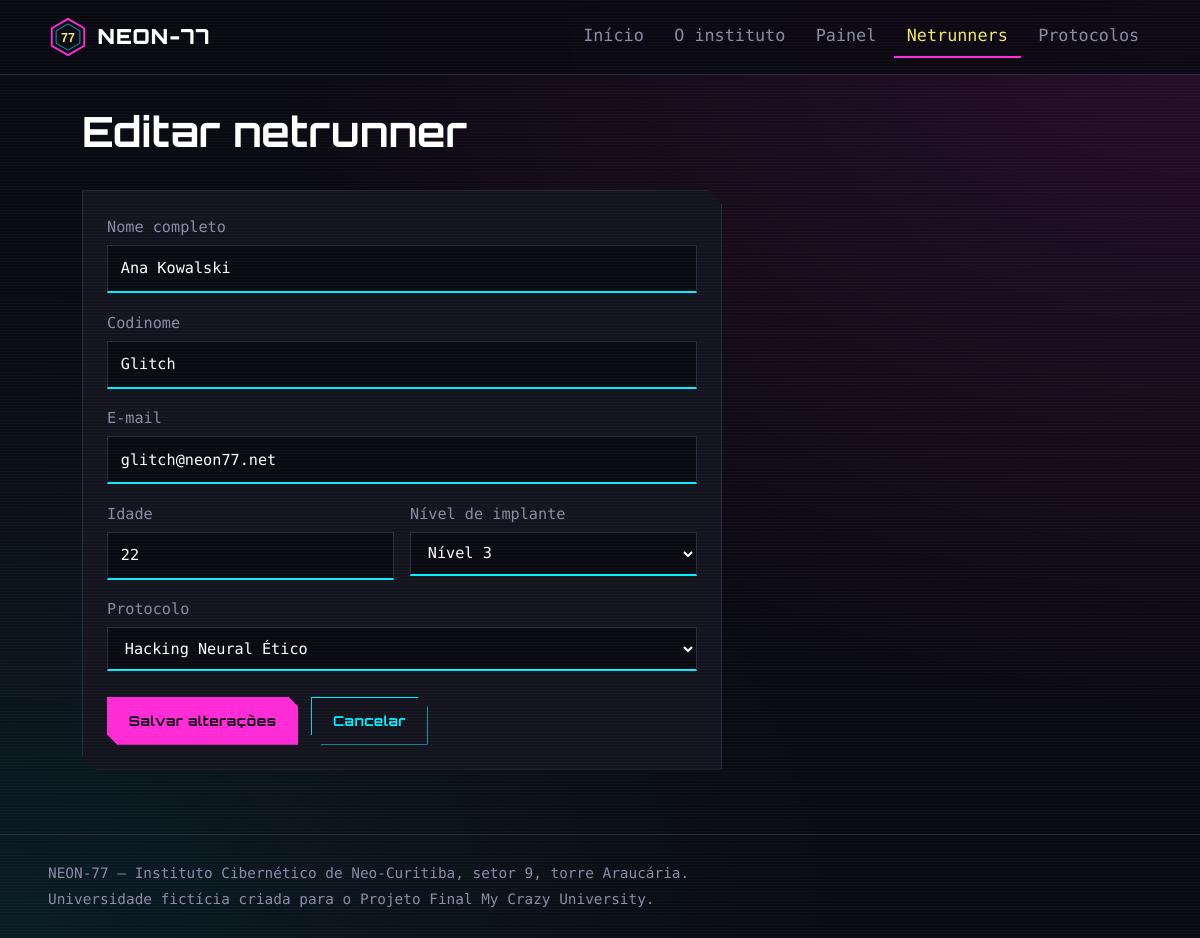
The app's page /netrunners/editar.php?id=1 with its own data.
### tables this page shows
CREATE TABLE netrunners (
    id INT AUTO_INCREMENT PRIMARY KEY,
    nome VARCHAR(100) NOT NULL,
    codinome VARCHAR(50) NOT NULL,
    email VARCHAR(150) NOT NULL UNIQUE,
    idade INT NOT NULL,
    nivel_implante TINYINT NOT NULL,
    protocolo_id INT NOT NULL,
    criado_em DATETIME DEFAULT CURRENT_TIMESTAMP,
    CONSTRAINT fk_netrunner_protocolo FOREIGN KEY (protocolo_id)
        REFERENCES protocolos(id) ON UPDATE CASCADE ON DELETE RESTRICT
);

CREATE TABLE protocolos (
    id INT AUTO_INCREMENT PRIMARY KEY,
    nome VARCHAR(100) NOT NULL,
    descricao TEXT NOT NULL,
    duracao_ciclos INT NOT NULL,
    mentor VARCHAR(100) NOT NULL,
    criado_em DATETIME DEFAULT CURRENT_TIMESTAMP
);

### includes/funcoes.php (called while the page is built, shortened)
<?php
function h($valor): string
{
    return htmlspecialchars((string) $valor, ENT_QUOTES, 'UTF-8');
}
function id_valido($valor): ?int
{
    $id = filter_var($valor, FILTER_VALIDATE_INT, ['options' => ['min_range' => 1]]);
    return $id === false ? null : $id;
}

### netrunners/form.php (the view, shortened to what this page needs)
<form class="painel formulario" method="post" action="<?= h($acaoFormulario) ?>" novalidate>
    <label>
        Nome completo
        <input type="text" name="nome" maxlength="100" required value="<?= h($dados['nome']) ?>">
    </label>
    <label>
        Codinome
        <input type="text" name="codinome" maxlength="50" required value="<?= h($dados['codinome']) ?>">
    </label>
    <label>
        E-mail
        <input type="email" name="email" maxlength="150" required value="<?= h($dados['email']) ?>">
    </label>
    <div class="linha">
        <label>
            Idade
            <input type="number" name="idade" min="14" max="120" required value="<?= h($dados['idade']) ?>">
        </label>
        <label>
            Nível de implante
            <select name="nivel_implante" required>
                <?php for ($i = 1; $i <= 5; $i++): ?>
                    <option value="<?= $i ?>" <?= (string) $dados['nivel_implante'] === (string) $i ? 'selected' : '' ?>>Nível <?= $i ?></option>
                <?php endfor; ?>
            </select>
        </label>
    </div>
    <label>
        Protocolo
        <select name="protocolo_id" required>
            <?php foreach ($protocolos as $p): ?>
                <option value="<?= $p['id'] ?>" <?= (string) $dados['protocolo_id'] === (string) $p['id'] ? 'selected' : '' ?>><?= h($p['nome']) ?></option>
            <?php endforeach; ?>
        </select>
    </label>
    <div class="acoes-form">
        <button class="botao botao-primario" type="submit"><?= h($textoBotao) ?></button>
        <a class="botao" href="listar.php">Cancelar</a>
    </div>
</form>

### css/style.css (style rules this page uses)
:root { --fundo: #0a0a12; --painel: #14141f; --painel-borda: #2a2a40; --magenta: #ff2bd6; --ciano: #00f0ff; --amarelo: #f5e663; --texto: #d9d9e8; --apagado: #8b8ba6; --perigo: #ff4d5e; --sucesso: #3dffa2; --corte: 14px; --fonte-titulo: 'Orbitron', 'Segoe UI', Arial, sans-serif; --fonte-texto: 'Share Tech Mono', 'Consolas', 'Courier New', monospace; }
* { box-sizing: border-box; }
body { margin: 0; min-height: 100vh; display: flex; flex-direction: column; background: radial-gradient(ellipse at top right, rgba(255, 43, 214, .12), transparent 55%), radial-gradient(ellipse at bottom left, rgba(0, 240, 255, .08), transparent 50%), var(--fundo); color: var(--texto); font-family: var(--fonte-texto); font-size: 1.05rem; line-height: 1.6; }
body::after { content: ""; position: fixed; inset: 0; pointer-events: none; background: repeating-linear-gradient(to bottom, rgba(255, 255, 255, .025) 0 1px, transparent 1px 3px); z-index: 100; }
a { color: var(--ciano); }
.painel, .chip, .mentores article, .atalhos a { background: var(--painel); border: 1px solid var(--painel-borda); clip-path: polygon(0 0, calc(100% - var(--corte)) 0, 100% var(--corte), 100% 100%, var(--corte) 100%, 0 calc(100% - var(--corte))); }
.painel { padding: 1.5rem; }
.botao { display: inline-block; font-family: var(--fonte-titulo); font-size: .85rem; font-weight: 700; letter-spacing: .04em; text-decoration: none; cursor: pointer; padding: .75rem 1.3rem; border: 1px solid var(--ciano); background: transparent; color: var(--ciano); clip-path: polygon(0 0, calc(100% - 10px) 0, 100% 10px, 100% 100%, 10px 100%, 0 calc(100% - 10px)); }
.botao-primario { background: var(--magenta); border-color: var(--magenta); color: #0a0a12; }
label { display: flex; flex-direction: column; gap: .35rem; color: var(--apagado); font-size: .95rem; }
input, select, textarea { font: inherit; color: #fff; background: var(--fundo); border: 1px solid var(--painel-borda); border-bottom: 2px solid var(--ciano); padding: .65rem .8rem; width: 100%; }
.formulario { display: grid; gap: 1.1rem; max-width: 640px; }
.linha { display: grid; grid-template-columns: 1fr 1fr; gap: 1rem; }
.acoes-form { display: flex; flex-wrap: wrap; gap: .8rem; margin-top: .5rem; }

### records on screen
netrunners: nome "Ana Kowalski", codinome "Glitch", email "glitch@neon77.net", idade "22", nivel_implante "Nível 3", protocolo_id "Hacking Neural Ético"

### other values on screen
$textoBotao "Salvar alterações"
